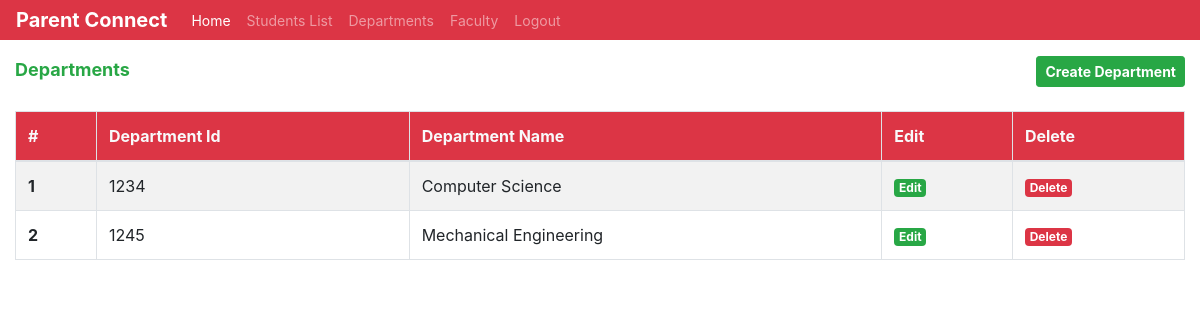
The page /admin/departments.php on the database as committed earlier.
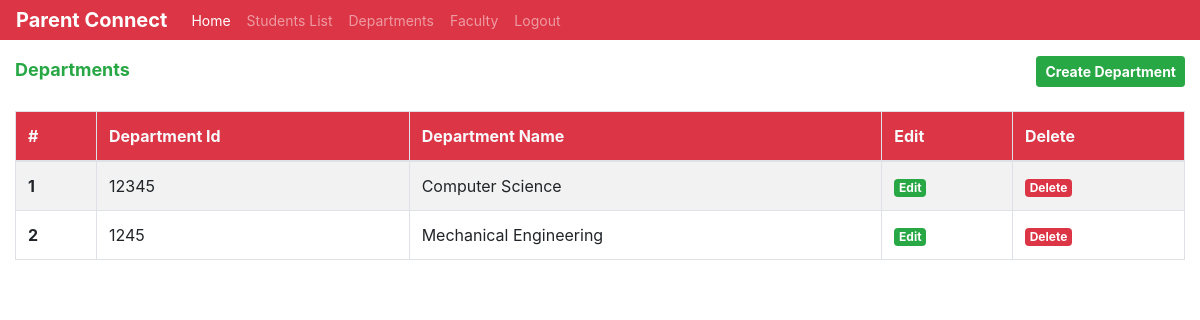
The same page on the database as committed later.
### tables this page shows
CREATE TABLE IF NOT EXISTS `departments` (
  `id` int(11) NOT NULL AUTO_INCREMENT,
  `deptId` varchar(10) NOT NULL,
  `department_name` varchar(100) NOT NULL,
  `password` varchar(100) NOT NULL DEFAULT 'Password@123',
  PRIMARY KEY (`deptId`),
  UNIQUE KEY `id` (`id`)
);

### admin/departments.php (the view, shortened to what this page needs)
<?php
include('./admin_header.php');
include('../db/dbcon.php');
$result = mysqli_query($con, 'SELECT * FROM `departments`') or die(mysqli_error($con));
$department_count = mysqli_num_rows($result);
?>
<!DOCTYPE html>
<html lang="en">
<head>
</head>
<body>
    <div class="container-fluid">
        <div class="row mt-3">
            <div class="col-md-8">
                <p class="page-title font-weight-bold text-success m-0">Departments</p>
            </div>
            <div class="col-md-4 text-right">
                <a href="./create_department.php" class="btn btn-sm btn-success font-weight-bold">Create Department</a>
            </div>
        </div>
        <div class="mt-4">
            <?php
            if ($department_count === 0) {
            ?>
                <div class="text-center">
                    <img src="./../images/no-data.png" alt="No Data" width="300px">
                    <p class="text-muted font-weight-bold m-0">No departments found</p>
                </div>
            <?php
            } else {
            ?>
                <table class="table table-bordered table-striped">
                    <thead>
                        <tr class="bg-danger text-light">
                            <th scope="col">#</th>
                            <th scope="col">Department Id</th>
                            <th scope="col">Department Name</th>
                            <th scope="col">Edit</th>
                            <th scope="col">Delete</th>
                        </tr>
                    </thead>
                    <tbody>
                        <?php
                        $count = 0;
                        while ($row = mysqli_fetch_array($result)) {
                            $count = $count + 1;
                        ?>
                            <tr>
                                <th scope="row"><?php echo $count; ?></th>
                                <td><?php echo $row[1]; ?></td>
                                <td><?php echo $row[2]; ?></td>
                                <td><a href="./update_department.php?id=<?php echo $row[0]; ?>" class="badge badge-success">Edit</a></td>
                                <td><a href="./departments.php?id=<?php echo $row[0]; ?>" class="badge badge-danger">Delete</a></td>
                            </tr>
                        <?php
                        }
                        ?>
                    </tbody>
                </table>
            <?php
            }
            ?>
        </div>
    </div>
</body>
</html>

Rows that differ between the two databases and show on the page:
removed departments: deptId "1234", department_name "Computer Science"
added departments: deptId "12345", department_name "Computer Science"
